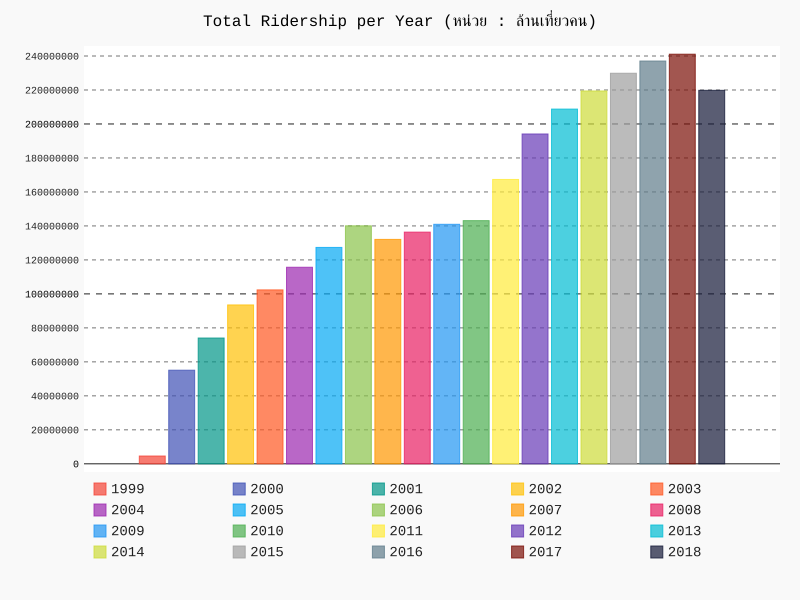

Here is the Python script that generated this plot:
""" Total Ridership per Year """
import pygal
def graph():
    """ creat graph Total Ridership per Year """

    line_chart = pygal.Bar(legend_at_bottom=True)
    line_chart.title = 'Total Ridership per Year (หน่วย : ล้านเที่ยวคน)'
    line_chart.add('1999', 4585743)
    line_chart.add('2000', 55092671)
    line_chart.add('2001', 74025652)
    line_chart.add('2002', 93493981)
    line_chart.add('2003', 102348697)
    line_chart.add('2004', 115681448)
    line_chart.add('2005', 127350084)
    line_chart.add('2006', 140048849)
    line_chart.add('2007', 132070502)
    line_chart.add('2008', 136350007)
    line_chart.add('2009', 140957969)
    line_chart.add('2010', 143102971)
    line_chart.add('2011', 167348070)
    line_chart.add('2012', 194113068)
    line_chart.add('2013', 208764971)
    line_chart.add('2014', 219422367)
    line_chart.add('2015', 229853593)
    line_chart.add('2016', 237047435)
    line_chart.add('2017', 241067194)
    line_chart.add('2018', 219803745)


    line_chart.render_to_file("D:/PSIT/WEB/sub_graph/Total_Ridership_per_Year.svg")
graph()
